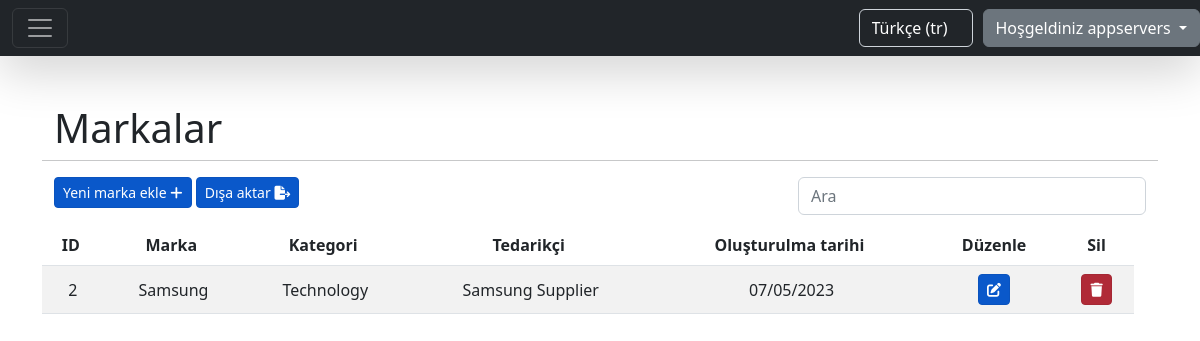
The page /tr/brands/ (signed in) on the database its author committed.
### home/models.py (models this page shows, shortened)
class CompanyUser(AbstractBaseUser):
    company_name = models.CharField(max_length=255, unique=True)
    email = models.EmailField(max_length=255, unique=True)
    phone_number = models.CharField(max_length=15, unique=True)
    website = models.CharField(max_length=255, blank=True, null=True)
    address = models.CharField(max_length=255)
    is_active = models.BooleanField(default=True)
    is_admin = models.BooleanField(default=False)
    USERNAME_FIELD = 'email'
    REQUIRED_FIELDS = ['company_name', 'phone_number', 'address']
    objects = CompanyUserManager()

### category/models.py (models this page shows)
class Category(models.Model):
    name = models.CharField(max_length=100)
    company = models.ForeignKey(CompanyUser, on_delete=models.CASCADE, related_name='categories')
    created = models.DateField(auto_now_add=True)
    def __str__(self):
        return self.name

### brand/models.py (models this page shows, shortened)
class Brand(models.Model):
    name = models.CharField(max_length=30)
    category = models.ForeignKey(Category, on_delete=models.CASCADE, related_name='categories')
    supplier = models.ForeignKey(Supplier, on_delete=models.CASCADE, related_name='suppliers')
    company = models.ForeignKey(CompanyUser, on_delete=models.CASCADE, related_name='brands')
    created = models.DateField(auto_now_add=True)

### supplier/models.py (models this page shows)
class Supplier(models.Model):
    name = models.CharField(max_length=30)
    email = models.EmailField()
    phone = models.CharField(max_length=15)
    address = models.CharField(max_length=100)
    company = models.ForeignKey(CompanyUser, on_delete=models.CASCADE, related_name='suppliers', blank=True,
                                null=True)
    created = models.DateField(auto_now_add=True)
    def __str__(self):
        return self.name

### brand/views.py (the view, shortened to what this page needs)
# urls.py: path('brands/', views.BrandListView.as_view(), name='brands.list'),
class BrandListView(LoginRequiredMixin, ListView):
    model = Brand
    template_name = 'table_template.html'
    context_object_name = 'table_data'
    paginate_by = 5
    extra_context = {
        'header_data': [
            {'id': 'id', 'header': 'ID'},
            {'id': 'name', 'header': _('label:brand_name')},
            {'id': 'category', 'header': _('label:category_name')},
            {'id': 'supplier', 'header': _('label:supplier_name')},
            {'id': 'created', 'header': _('label:created_date')},
        ],
        'title': _('label:brands'),
        'create_path': 'create/',
        'update_path': 'update/',
        'delete_action': 'brand',
        'not_found_text': _('message:no_brands_found'),
        'add_new_text': _('label:add_new_brand'),
    }
    login_url = settings.LOGIN_URL
    def get_queryset(self):
        query, order_by, value = queryParser.queryParser(self, 'name')
        return self.request.user.brands.all().order_by(order_by)
    def get_context_data(self, **kwargs):
        context = super(BrandListView, self).get_context_data(**kwargs)
        new_context = dict()
        for item in context['table_data']:
            new_context[item.id] = {
                'id': item.id,
                'name': item.name,
                'category': item.category,
                'supplier': item.supplier,
                'created': date_format(item.created, 'd/m/Y', use_l10n=True)
            }
        context['table_data'] = new_context
        return context

### utils/queryParser.py (called while the page is built)
def queryParser(self, default):
    query = self.request.GET.get('query')
    order_by = self.request.GET.get('order_by')
    value = self.request.GET.get('value')
    if order_by is None or order_by == '':
        order_by = default
    if value is None or value == '':
        value = 'asc'
    if value == 'desc':
        order_by = '-' + order_by
    return query, order_by, value

### static/templates/table_template.html (shortened to what this page needs)
{% extends "base.html" %}
{% load static %}
{% load i18n %}
{% block content %}
    <div class="container">
        <div class="row">
            <div class="col-12" style="text-align: left">
                <h1>{{ title }}</h1>
            </div>
            <hr/>
        </div>
        <div class="row">
            <div class="col-8" style="text-align: left">
                <a href="{{ request.path }}{{ create_path }}" class="btn btn-primary btn-sm active" role="button"
                   aria-pressed="true">{{ add_new_text }}
                    <i class="fas fa-plus"></i>
                </a>
                <a onclick="exportTable()" class="btn btn-primary btn-sm active"
                   role="button"
                   aria-pressed="true">{% trans 'label:export_button' %}
                    <i class="fas fa-file-export"></i>
                </a>
            </div>
            <div class="col-4" style="text-align: right">
                <form method="get">
                    <input type="search" class="form-control rounded" placeholder="{% trans 'label:search' %}"
                           aria-label="Search"
                           aria-describedby="search-addon" name="query"/>
                </form>
            </div>
        </div>
        <div class="row">
            <div class="row table-responsive" style="margin-top: 10px">
                <table class="table table-striped" id="tableToExport">
                    <thead>
                    <tr>
                        {% for data in header_data %}
                            <th scope="col">{{ data.header }}&nbsp;
                            </th>
                        {% endfor %}
                        <th scope="col">{% trans 'label:edit_text' %}</th>
                        <th scope="col">{% trans 'label:delete_text' %}</th>
                    </tr>
                    </thead>
                    <tbody>
                    {% for data in table_data.values %}
                        <tr>
                            {% for value in data.values %}
                                <td class="align-middle">{{ value }} </td>
                            {% endfor %}
                            <td class="align-middle">
                                <a href="{{ request.path }}{{ data.id }}/{{ update_path }}"
                                   class="btn btn-primary btn-sm active"
                                   role="button"><i
                                        class="fas fa-edit"></i></a>
                            </td>
                            <td class="align-middle">
                                <form> {% csrf_token %}
                                    <a class="btn btn-danger btn-sm active" role="button"
                                       onclick="deleteAction('{{ delete_action }}' ,{{ data.id }})"><i
                                            class="fas fa-trash"></i></a>
                                </form>
                            </td>
                        </tr>
                    {% empty %}
                        <tr>
                            <td colspan="12" style="text-align: center">{{ not_found_text }}</td>
                        </tr>
                    {% endfor %}
                    </tbody>
                </table>
            </div>
        </div>
    </div>
{% endblock %}

### static/templates/base.html (shortened to what this page needs)
{% load static %}
{% load i18n %}
<!doctype html>
<html>
<head>
    <link rel="stylesheet" href="{% static 'css/style.css' %}">
    <link rel="stylesheet" href="https://cdn.jsdelivr.net/npm/bootstrap@5.2.3/dist/css/bootstrap.min.css"
>
    <link rel="stylesheet" href="https://use.fontawesome.com/releases/v5.15.4/css/fontawesome.css"
/>
    <link rel="stylesheet" href="https://cdnjs.cloudflare.com/ajax/libs/font-awesome/6.3.0/css/all.min.css">
</head>
<body>
<nav class="navbar navbar-dark bg-dark shadow-lg">
    {% if user.is_authenticated %}
        <div class="col-md-6">
            <div class="container-fluid">
                <button class="navbar-toggler" type="button" data-bs-toggle="collapse"
                        data-bs-target="#navbarToggleExternalContent" aria-controls="navbarToggleExternalContent"
                        aria-expanded="false" aria-label="Toggle navigation">
                    <span class="navbar-toggler-icon"></span>
                </button>
            </div>
        </div>
    {% else %}
        <div class="col-md-6"></div>
    {% endif %}
    <div class="col-md-6 d-flex justify-content-end">
        <form action="{% url "set_language" %}" method="post" class="navbar-form navbar-right"
              style="margin-right: 10px" id="language_form">
            <select class="form-control bg-dark text-white" name="language" onchange="this.form.submit()">
                {% get_current_language as LANGUAGE_CODE %}
                {% get_available_languages as LANGUAGES %}
                {% get_language_info_list for LANGUAGES as languages %}
                {% for language in languages %}
                    <option value="{{ language.code }}"{% if language.code == LANGUAGE_CODE %}
                            selected{% endif %}>
                        {{ language.name_local|capfirst }} ({{ language.code }})
                    </option>
                {% endfor %}
            </select>
        </form>
        {% if user.is_authenticated %}
            <div class="btn-group">
                <a type="button" class="btn btn-secondary dropdown-toggle" data-bs-toggle="dropdown"
                   data-bs-display="static" aria-expanded="false">
                    {% trans 'label:welcome' %} {{ user.company_name }}
                </a>
            </div>
        {% endif %}
    </div>
</nav>
<div class="my-5 text-center container">
    {% block content %}
    {% endblock %}
</div>
</body>
</html>

### rows shown on the page
CompanyUser: company_name "appservers"
Category: values "2" "07/05/2023", name "Technology"
Brand: values "Samsung"
Supplier: name "Samsung Supplier"

### other values the page prints
{{ title }} "Markalar"
{{ add_new_text }} "Yeni marka ekle"
{{ data.header }} "ID" "Marka" "Kategori" "Tedarikçi" "Oluşturulma tarihi"
form field language "Türkçe (tr)"
